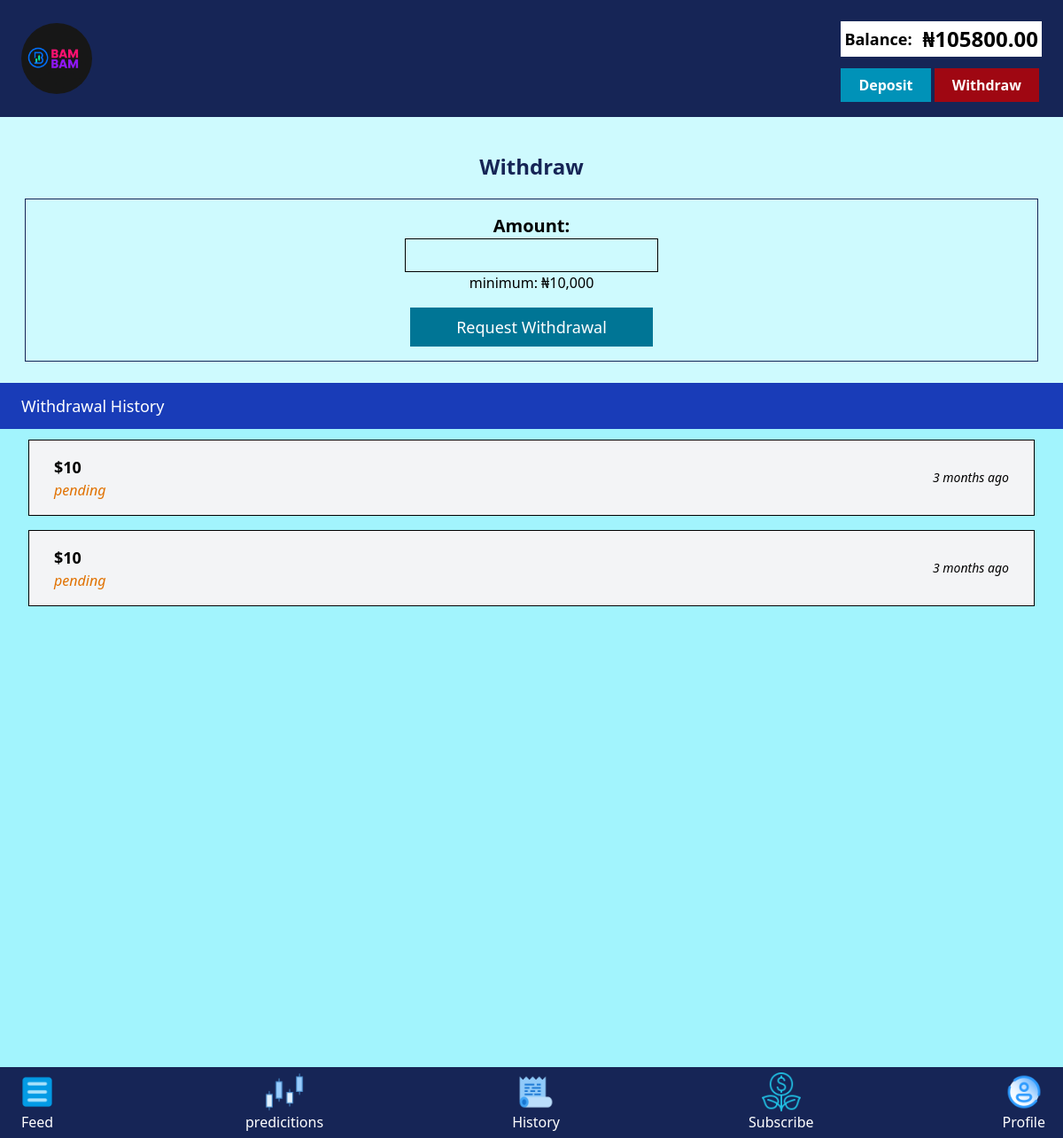
Before: /withdraw/ (signed in) with the older database file.
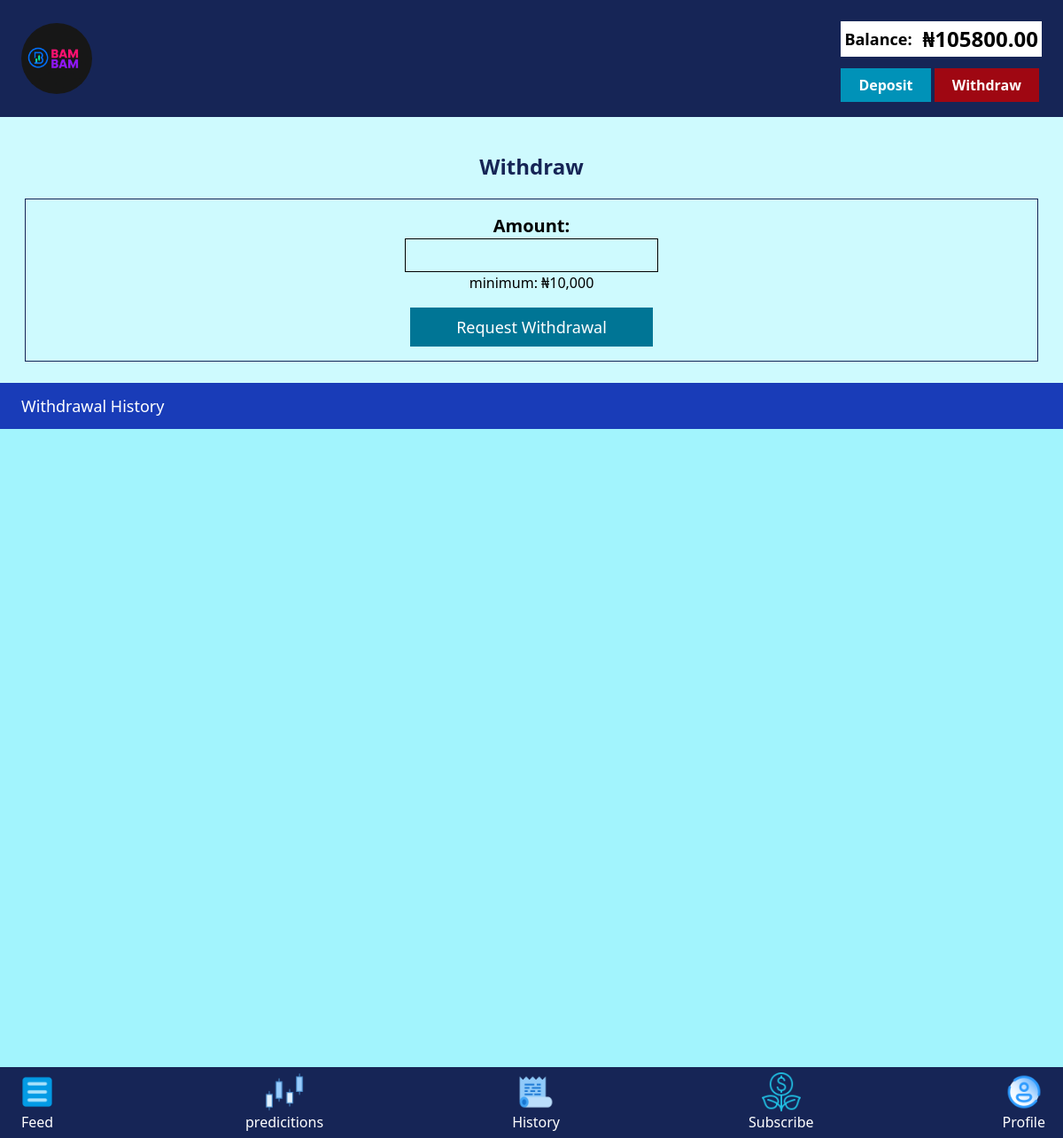
After: the same page with the newer database file.
### base/models.py (models this page shows, shortened)
class UserProfile(models.Model):
    user = models.OneToOneField(User, on_delete=models.CASCADE)
    balance = models.DecimalField(max_digits=10, decimal_places=2, default=0.00)
    winning = models.DecimalField(max_digits=10, decimal_places=2, default=0.00)
    referal_earning = models.DecimalField(max_digits=10, decimal_places=2, default=0.00)
    date_joined = models.DateTimeField(auto_now_add=True)
    investment = models.DecimalField(max_digits=10, decimal_places=2, default=0.00)
    interest = models.DecimalField(max_digits=10, decimal_places=2, default=0.00)
    last_interest_update = models.DateField(null=True, blank=True)

class Withdrawal(models.Model):
    STATUS_CHOICES = [
        ('pending', 'Pending'),
        ('approved', 'Approved'),
        ('rejected', 'Rejected'),
    ]
    user = models.ForeignKey(User, on_delete=models.CASCADE)
    amount = models.PositiveBigIntegerField(default=0)
    status = models.CharField(max_length=10, choices=STATUS_CHOICES, default='pending')
    requested_at = models.DateTimeField(auto_now_add=True)

### base/views.py (the view, shortened to what this page needs)
# urls.py: path("withdraw/", withdraw, name="withdraw"),
@login_required(login_url="base:login")
def withdraw(request):
    user = request.user
    withdraws = Withdrawal.objects.filter(user=user)
    userprofile = UserProfile.objects.get(user=user)
    balance = userprofile.balance
    context = {
        "withdraws" : withdraws,
    }
    return render(request, "base/withdraw.html", context)

### base/templatetags/math_filters.py (called while the page is built)
@register.filter
def add(value, arg):
    return value + arg

### base/templates/base/withdraw.html (shortened to what this page needs)
{% extends "base/main.html" %} {% block content %}
<main>
  <section>
    <div
      class="bg-cyan-100 mt-33 h-75 p-7 justify-center items-center max-width-500"
    >
      <h1 class="text-center text-2xl font-bold mt-3 text-blue-950">
        Withdraw
      </h1>
      <form
        class="mt-5 border-1 border-blue-950 px-8 py-4 flex flex-col gap-4 items-center"
        action=""
        method="post"
      >
        <div class="flex flex-col justify-center items-center">
          <label class="text-xl font-bold" for="firstname">Amount:</label>
          <input
            class="border-1 px-3 py-1 text-lg outline-none"
            type="text"
            name="amount"
          />
          <span>minimum: &#8358;10,000</span>
        </div>
        <input
          class="bg-cyan-700 px-13 py-2 text-lg text-white cursor-pointer"
          type="submit"
          value="Request Withdrawal"
        />
      </form>
    </div>
    <div class="bg-cyan-300 w-full h-200">
      <h1 class="px-6 py-3 bg-blue-800 text-white text-lg">
        Withdrawal History
      </h1>
      <div
        class="bg-cyan-200 h-full w-full overflow-scroll px-8 py-3 mb-10 flex flex-col gap-4"
      >
        {% for withdraw in withdraws %}
        <div
          class="px-7 py-4 border-1 flex justify-between bg-gray-100 items-center"
        >
          <div>
            <span class="text-lg font-bold">${{withdraw.amount}}</span> <br />
            <span class="italic text-amber-600">{{withdraw.status}}</span>
          </div>
          <span class="text-sm italic"
            >{{withdraw.requested_at | timesince}} ago</span
          >
        </div>
        {% endfor %}
      </div>
    </div>
  </section>
</main>
{% endblock content %}

### base/templates/base/main.html (shortened to what this page needs)
{% load  static %}
<!DOCTYPE html>
<html lang="en">
<head>
    <link rel="stylesheet" href="{% static "src/style.css" %}">
    <script src="https://cdn.jsdelivr.net/npm/@tailwindcss/browser@4"></script>
</head>
<body>
    {% include "base/header.html" %}
    {% block content %}
    {% endblock content %}
    {% if request.user.is_authenticated %}
    {% include "base/navbar.html" %}
    {% endif %}
</body>
</html>

### base/templates/base/header.html (shortened to what this page needs)
{% load static %}
{% load math_filters %}
{% if request.user.is_authenticated %}
  <header class="flex justify-between p-6 items-center bg-blue-950 fixed top-0 right-0 left-0 mb-10">
            <div>
                <a href="{% url "base:home" %}">
                    <img class="w-20 rounded-full" src="{% static "images/logo.png" %}" alt="" srcset="">
                </a>
            </div>
            <div class="flex gap-3 flex-col">
                <div class="flex gap-3 bg-white p-1 items-center justify-center">
                    <span class="font-black text-lg">Balance:</span>
                    <span class="text-2xl font-black">&#8358;{{ request.user.userprofile.balance|add:request.user.userprofile.interest }}</span>
                </div>
                <div class="mt-2">
                    <a class="bg-cyan-600 px-5 py-2 font-black text-white" href="{% url "base:deposit" %}">Deposit</a>
                    <a class="bg-red-800 px-5 py-2 font-black text-white" href="{% url "base:withdraw" %}">Withdraw</a>
                </div>
            </div>
</header>
{% endif %}

### base/templates/base/navbar.html
{% load static %}
<nav class="fixed bottom-0 left-0 right-0 flex justify-between h-20 px-5 py-2 bg-blue-950">
    <a class="flex flex-col items-center justify-center text-white" href="{% url "base:feed" %}"> <img class="w-11" src="{% static "images/feed.png" %}" alt="" srcset="">  Feed</a>
    <a class="flex flex-col items-center justify-center text-white" href="{% url "base:predictions" %}"> <img class="w-11" src="{% static "images/trading.png" %}" alt="" srcset="">predicitions</a>
    <a class="flex flex-col items-center justify-center text-white" href="{% url "base:history" %}"> <img class="w-11" src="{% static "images/history.png" %}" alt="" srcset="">History</a>
    <a class="flex flex-col items-center justify-center text-white" href="{% url "base:invest" %}"> <img class="w-11" src="{% static "images/invest.png" %}" alt="" srcset="">Subscribe</a>
    <a class="flex flex-col items-center justify-center text-white" href="{% url "base:profile" %}"> <img class="w-11" src="{% static "images/profile.png" %}" alt="" srcset="">Profile</a>
</nav>

### base/static/src/style.css (style rules this page uses)
body { background-color: rgb(0, 0, 56); position: relative; }

Changed rows visible on the page:
removed Withdrawal: amount "10", status "pending", requested_at "3 months"
removed Withdrawal: amount "10", status "pending", requested_at "3 months"
